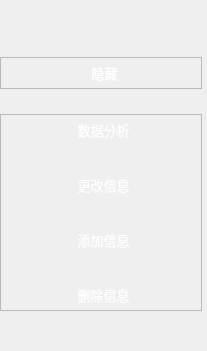
        <widget class="QFrame" name="left_menu_bar_frame">
         <property name="enabled">
          <bool>true</bool>
         </property>
         <property name="minimumSize">
          <size>
           <width>48</width>
           <height>0</height>
          </size>
         </property>
         <property name="maximumSize">
          <size>
           <width>9999999</width>
           <height>16777215</height>
          </size>
         </property>
         <property name="font">
          <font>
           <kerning>true</kerning>
          </font>
         </property>
         <property name="autoFillBackground">
          <bool>false</bool>
         </property>
         <property name="styleSheet">
          <string notr="true">QFrame#left_menu_bar_frame{
background-color: qradialgradient(cx:0, cy:0, radius:1, fx:0.1, fy:0.1, stop:0 rgb(75, 6, 89),  stop:1 rgb(45, 14, 48));
border:none;
}

</string>
         </property>
         <property name="frameShape">
          <enum>QFrame::NoFrame</enum>
         </property>
         <property name="frameShadow">
          <enum>QFrame::Raised</enum>
         </property>
         <property name="lineWidth">
          <number>1</number>
         </property>
         <layout class="QVBoxLayout" name="verticalLayout_3" stretch="0,0,15">
          <property name="spacing">
           <number>25</number>
          </property>
          <property name="leftMargin">
           <number>0</number>
          </property>
          <property name="topMargin">
           <number>57</number>
          </property>
          <property name="rightMargin">
           <number>5</number>
          </property>
          <property name="bottomMargin">
           <number>0</number>
          </property>
          <item>
           <widget class="QFrame" name="menu_box">
            <property name="minimumSize">
             <size>
              <width>200</width>
              <height>30</height>
             </size>
            </property>
            <property name="frameShape">
             <enum>QFrame::StyledPanel</enum>
            </property>
            <property name="frameShadow">
             <enum>QFrame::Raised</enum>
            </property>
            <layout class="QHBoxLayout" name="horizontalLayout_5" stretch="0">
             <property name="spacing">
              <number>0</number>
             </property>
             <property name="leftMargin">
              <number>0</number>
             </property>
             <property name="topMargin">
              <number>0</number>
             </property>
             <property name="rightMargin">
              <number>0</number>
             </property>
             <property name="bottomMargin">
              <number>0</number>
             </property>
             <item>
              <widget class="QPushButton" name="menu_btn">
               <property name="minimumSize">
                <size>
                 <width>200</width>
                 <height>30</height>
                </size>
               </property>
               <property name="font">
                <font>
                 <family>华文仿宋</family>
                 <pointsize>10</pointsize>
                </font>
               </property>
               <property name="styleSheet">
                <string notr="true">QPushButton{
background-image: url(:/files/imgs/menu.png);
background-repeat: no-repeat;
border: none;
background-position: left center;
border-left: 7px solid transparent;
text-align: center;
color:white;
}
QPushButton:hover{
background-color: rgba(114, 129, 214, 59);
}
QPushButton:pressed{
border-color: rgba(21, 224, 255,59);
}
</string>
               </property>
               <property name="text">
                <string>隐藏</string>
               </property>
               <property name="shortcut">
                <string>`</string>
               </property>
              </widget>
             </item>
            </layout>
           </widget>
          </item>
          <item>
           <widget class="QFrame" name="function_box">
            <property name="frameShape">
             <enum>QFrame::StyledPanel</enum>
            </property>
            <property name="frameShadow">
             <enum>QFrame::Raised</enum>
            </property>
            <layout class="QVBoxLayout" name="verticalLayout_6">
             <property name="spacing">
              <number>25</number>
             </property>
             <property name="leftMargin">
              <number>0</number>
             </property>
             <property name="topMargin">
              <number>0</number>
             </property>
             <property name="rightMargin">
              <number>0</number>
             </property>
             <property name="bottomMargin">
              <number>0</number>
             </property>
             <item>
              <widget class="QPushButton" name="data_btn">
               <property name="minimumSize">
                <size>
                 <width>200</width>
                 <height>30</height>
                </size>
               </property>
               <property name="font">
                <font>
                 <family>华文仿宋</family>
                 <pointsize>10</pointsize>
                </font>
               </property>
               <property name="styleSheet">
                <string notr="true">QPushButton{
background-image: url(:/files/imgs/data_analyze.png);
background-repeat: no-repeat;
border: none;
background-position: left center;
border-left: 5px solid transparent;
text-align: center;
color:white;
}
QPushButton:hover{
background-color: rgba(114, 129, 214, 59);
}
QPushButton:pressed{
background-color:rgba(21, 224, 255,59);
}
</string>
               </property>
               <property name="text">
                <string>数据分析</string>
               </property>
              </widget>
             </item>
             <item>
              <widget class="QPushButton" name="file_btn">
               <property name="minimumSize">
                <size>
                 <width>200</width>
                 <height>30</height>
                </size>
               </property>
               <property name="font">
                <font>
                 <family>华文仿宋</family>
                 <pointsize>10</pointsize>
                </font>
               </property>
               <property name="styleSheet">
                <string notr="true">QPushButton{
background-image: url(:/files/imgs/file.png);
background-repeat: no-repeat;
border: none;
background-position: left center;
border-left: 5px solid transparent;
text-align: center;
color:white;
}
QPushButton:hover{
background-color: rgba(114, 129, 214, 59);
}
QPushButton:pressed{
background-color:rgba(21, 224, 255,59);
}
</string>
               </property>
               <property name="text">
                <string>更改信息</string>
               </property>
              </widget>
             </item>
             <item>
              <widget class="QPushButton" name="add_btn">
               <property name="minimumSize">
                <size>
                 <width>200</width>
                 <height>30</height>
                </size>
               </property>
               <property name="font">
                <font>
                 <family>华文仿宋</family>
                 <pointsize>10</pointsize>
                </font>
               </property>
               <property name="styleSheet">
                <string notr="true">QPushButton{
	background-image: url(:/files/imgs/addinfo.png);
background-repeat: no-repeat;
border: none;
background-position: left center;
border-left: 5px solid transparent;
text-align: center;
color:white;
}
QPushButton:hover{
background-color: rgba(114, 129, 214, 59);
}
QPushButton:pressed{
background-color:rgba(21, 224, 255,59);
}
</string>
               </property>
               <property name="text">
                <string>添加信息</string>
               </property>
               <property name="shortcut">
                <string>Ctrl+A</string>
               </property>
              </widget>
             </item>
             <item>
              <widget class="QPushButton" name="delete_file_btn">
               <property name="minimumSize">
                <size>
                 <width>200</width>
                 <height>30</height>
                </size>
               </property>
               <property name="font">
                <font>
                 <family>华文仿宋</family>
                 <pointsize>10</pointsize>
                </font>
               </property>
               <property name="styleSheet">
                <string notr="true">QPushButton{
background-image: url(:/files/imgs/delete_data.png);
background-repeat: no-repeat;
border: none;
background-position: left center;
border-left: 5px solid transparent;
text-align: center;
color:white;
}
QPushButton:hover{
background-color: rgba(114, 129, 214, 59);
}
QPushButton:pressed{
background-color:rgba(21, 224, 255,59);
}
</string>
               </property>
               <property name="text">
                <string>删除信息</string>
               </property>
               <property name="shortcut">
                <string>Ctrl+D</string>
               </property>
              </widget>
             </item>
            </layout>
           </widget>
          </item>
          <item>
           <spacer name="verticalSpacer">
            <property name="orientation">
             <enum>Qt::Vertical</enum>
            </property>
            <property name="sizeType">
             <enum>QSizePolicy::Preferred</enum>
            </property>
            <property name="sizeHint" stdset="0">
             <size>
              <width>20</width>
              <height>40</height>
             </size>
            </property>
           </spacer>
          </item>
         </layout>
        </widget>
